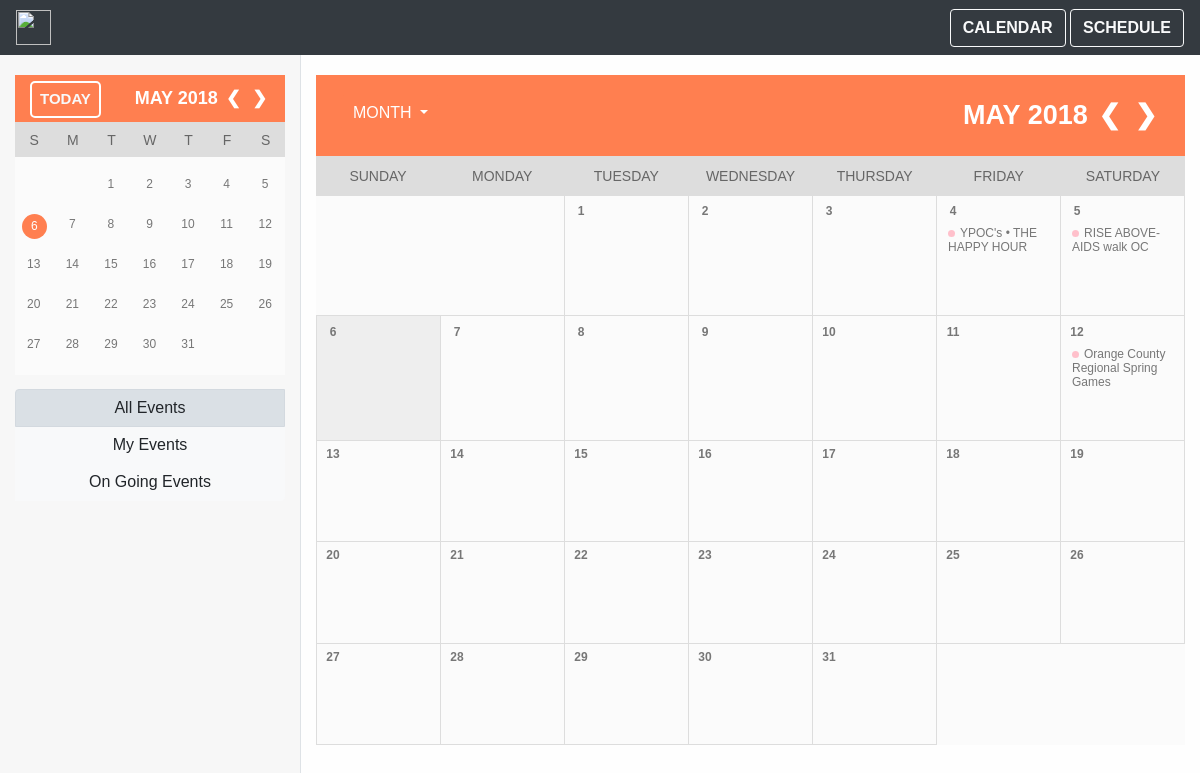
Page /calendarpage/ on the committed database.
### mainPage/models.py (models this page shows, shortened)
class Event(models.Model):
    name = models.CharField(max_length = 250)
    date_time = models.DateTimeField(default=datetime.datetime.now(), blank=True)
    day_name = models.IntegerField(default = datetime.datetime.now().weekday())
    duration =models.IntegerField(default=0)
    event_description = models.CharField(default = '' ,max_length = 750)
    address = models.CharField(default = '' ,max_length = 750)
    picture_url = models.CharField(default = '' ,max_length = 3000)
    event_url = models.CharField(default = '' ,max_length = 3000)

### mainPage/views.py (the view)
# urls.py: path('calendarpage/',views.calendarPage , name = 'calendar'), #calendarpage/, the current month's view of the calendar page
def calendarPage(request):
    today_date = datetime.datetime.today()
    cal_var = get_calendar_variables(c_month = today_date.month, c_year = today_date.year) #retrieves all the variables for the current calendar month/year
    data = {'n_view': 'month', 'n_year': today_date.year, 'n_month': today_date.month, 'n_day': today_date.day} #makes a dictionary of the current day's month/day/year, needed to view the next month/week/year
    events = Event.objects.filter(date_time__month = cal_var["cur_month"])
    insert_dict = {'events': sorted(events,key = lambda x: x.date_time)} #creates a dictionary with the events in the current month
    insert_dict.update(cal_var) #adds the calendar variables into the dictionary that will passed onto html
    insert_dict.update(data) #adds needed data into the dictionary that will passed onto html
    return render(request,'mainPage/calendarPage.html',insert_dict) #creates the calendar view using the insert dict

### mainPage/templates/mainPage/calendarPage.html (shortened to what this page needs)
{% extends 'base.html' %}
{% block head %}
    {% load static %}
    <link rel='stylesheet' href = "{% static 'mainPage/calendarPage.css' %}">
{% endblock %}
{% block right %}
<div class="month">
    <div class="dropdown">
    <button class="btn btn-secondary dropdown-toggle float-left" style="background-color: coral; border: coral; color: white;" type="button" id="dropdownMenuButton" data-toggle="dropdown" aria-haspopup="true" aria-expanded="false">
        MONTH
    </button>
    </div>
    {{cur_name_of_month}} {{cur_year}}
    <span class="prev"><a href="#">&#10094;</a></span>
    <span class="next"><a href="#">&#10095;</a></span>
</div>
<div class="week">
    <table>
        <tr>
            <td class="weekday">
                Sunday
            </td>
            <td class="weekday">
                Monday
            </td>
            <td class="weekday">
                Tuesday
            </td>
            <td class="weekday">
                Wednesday
            </td>
            <td class="weekday">
                Thursday
            </td>
            <td class="weekday">
                Friday
            </td>
            <td class="weekday">
                Saturday
            </td>
        </tr>
    </table>
</div>
<div class="calendar">
    <table>
        <tr>
            {%for i in first_day%}
            <td class="empty">
            </td>
            {% endfor %}
            {% for i in cur_num_days %}
            {% if today_day == forloop.counter and cur_month == today_month and cur_year == today_year %}
                <td class="today">
            {% else %}
                <td class="date">
            {% endif %}
                <div class="day">{{forloop.counter}}</div>
                <div class="events">
                    {% for event in events %}
                        {% if event.date_time.day == forloop.parentloop.counter and event.date_time.month == cur_month and event.date_time.year == cur_year %}
                        <div><span class="dot" style="background-color: pink"></span>{{event.name}}</div>
                        {% endif %}
                    {% endfor %}
                </div>
            </td>
                {% if forloop.counter|add:num_day|divisibleby:7%}
                    </tr><tr>
                {%endif%}
            {%endfor%}
        </tr>
    </table>
</div>
{% endblock %}

### mainPage/static/mainPage/base.css (style rules this page uses)
body { font-family: Helvetica; background-color: #fefefe; overflow-y:hidden; }
a { text-decoration:none; color: white; }
table { width: 100%; table-layout: fixed; }
.empty { position: relative; height: 125px; border-bottom: 1px solid #ddd; }
.prev { padding: 2px 3px; }
.next { padding: 2px 3px; }

### mainPage/static/mainPage/calendarPage.css (style rules this page uses)
table { width: 100%; table-layout: fixed; }
.calendar { position: relative; width: 100%; margin: auto; background-color:#fbfbfb; }
.month { width: 100%; padding: 20px 25px; margin: 20px auto 0px auto; text-align:right; background-color:coral; color: white; font-size: 27px; text-transform: uppercase; font-weight: bold; }
.week { width: 100%; table-layout: fixed; padding:5px 0px; margin: auto; background-color:#ddd; }
.weekday { height: 30px; text-align: center; color: #666; font-size: 14px; text-transform: uppercase; }
.date { position: relative; height: calc((100vh - 90px) / 7); color: #777; border-bottom: 1px solid #ddd; border-left: 1px solid #ddd; border-right: 1px solid #ddd; }
.empty { position: relative; height: 120px; border-bottom: 1px solid #ddd; }
.day { position: relative; top: -1px; left: 5px; width: 20px; height: 20px; text-align: center; padding-top: 1px; font-size:12px; color: #777; font-weight: bold; }
.today { position: relative; height: 125px; color: #777; border: 1px solid #ddd; background-color: #eee; }
.events { position: relative; height: 70%; width: 95%; overflow-y: auto; left: 5px; top: 2px; font-size: 12px; padding: 0 5px; }
.dot { height: 7px; width: 7px; border-radius: 50%; display: inline-block; margin-right: 5px; }
.next { padding: 2px 3px; }
.prev { padding: 2px 3px; }
a { text-decoration:none; color: white; }

### rows in the picture
Event: name "YPOC's • THE HAPPY HOUR"
Event: name "RISE ABOVE- AIDS walk OC"
Event: name "Orange County Regional Spring Games"

### other values in the picture
{{ cur_name_of_month }} "MAY"
{{ cur_year }} "2018"
